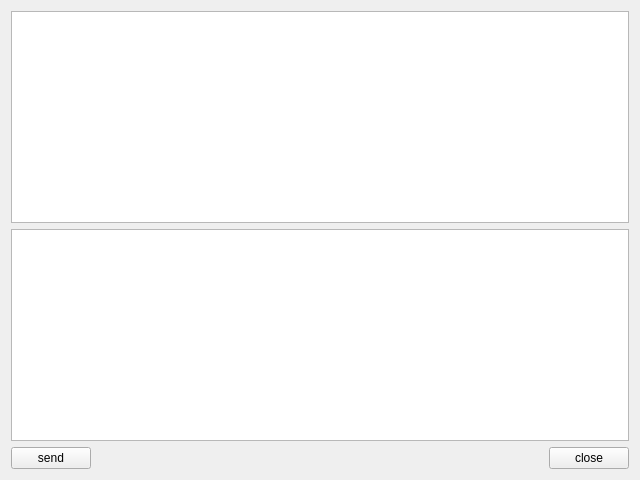
<?xml version="1.0" encoding="UTF-8"?>
<ui version="4.0">
 <class>ServerWidget</class>
 <widget class="QWidget" name="ServerWidget">
  <property name="geometry">
   <rect>
    <x>0</x>
    <y>0</y>
    <width>640</width>
    <height>480</height>
   </rect>
  </property>
  <property name="windowTitle">
   <string>ServerWidget</string>
  </property>
  <layout class="QGridLayout" name="gridLayout">
   <item row="0" column="0" colspan="3">
    <widget class="QTextEdit" name="textEditRead">
     <property name="readOnly">
      <bool>true</bool>
     </property>
    </widget>
   </item>
   <item row="1" column="0" colspan="3">
    <widget class="QTextEdit" name="textEditWrite"/>
   </item>
   <item row="2" column="0">
    <widget class="QPushButton" name="buttonSend">
     <property name="text">
      <string>send</string>
     </property>
    </widget>
   </item>
   <item row="2" column="1">
    <spacer name="horizontalSpacer">
     <property name="orientation">
      <enum>Qt::Horizontal</enum>
     </property>
     <property name="sizeHint" stdset="0">
      <size>
       <width>447</width>
       <height>20</height>
      </size>
     </property>
    </spacer>
   </item>
   <item row="2" column="2">
    <widget class="QPushButton" name="buttonClose">
     <property name="text">
      <string>close</string>
     </property>
    </widget>
   </item>
  </layout>
 </widget>
 <resources/>
 <connections/>
</ui>
